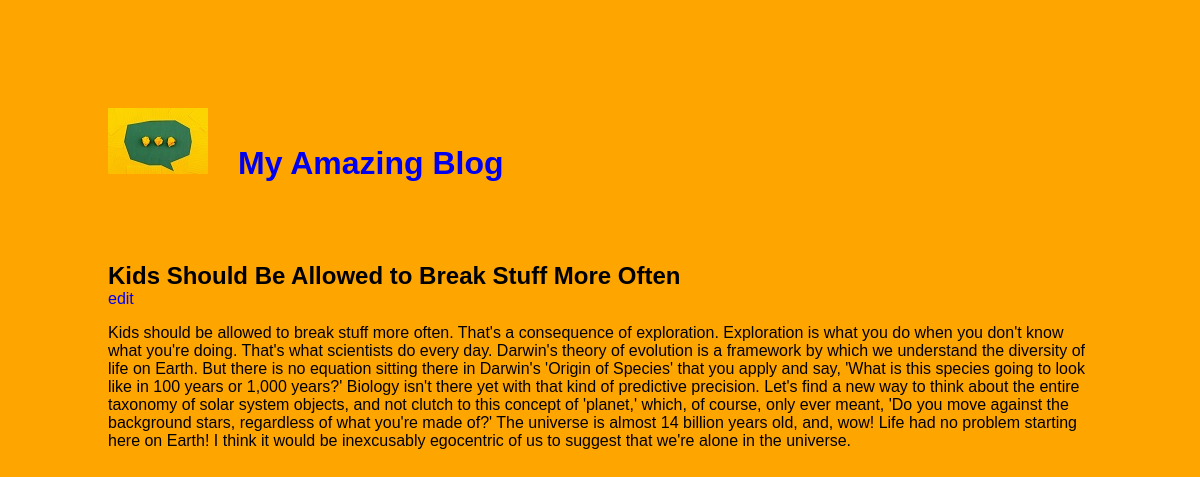
/read.php?id=10, run on the app's committed database.
### tables this page shows
CREATE TABLE `blog` (
  `id` int(11) NOT NULL,
  `title` varchar(100) NOT NULL,
  `timestamp` timestamp NOT NULL DEFAULT current_timestamp() ON UPDATE current_timestamp(),
  `content` varchar(5000) NOT NULL
);

### read.php (the view, shortened to what this page needs)
<?php
    require('connect.php');
    if($_GET && !empty($_GET['id']))
    {
        $id = filter_input(INPUT_GET, 'id', FILTER_VALIDATE_INT);
        $query = "SELECT * FROM blog WHERE id ="."{$id}";
        $statement = $db->prepare($query);
        $statement->execute();
        $row = $statement->fetch();
    }
 ?>
 <!DOCTYPE html>
 <html>
<head>
    <link rel="stylesheet" type="text/css" href="styles.css" />
</head>
<body>
    <?php include('common.php') ?>
    <?php if($_GET && !empty($_GET['id'])): ?>
        <div class="entry">
            <h2><?= $row['title'] ?></h2>
            <a href="edit.php?id=<?= "{$row['id']}" ?>">edit</a>
            <p><?= $row['content'] ?></p>
        </div>
    <?php endif ?>
 </body>
 </html>

### styles.css (style rules this page uses)
html { background-color: orange; font-family: sans-serif; margin: 100px; }
a { text-decoration: none; }
.entry { padding-top: 30px; }
h1, h2, h3, h4, h5, h6 { margin: 0px; padding: 0px; }

### data on the page
blog: title "Kids Should Be Allowed to Break Stuff More Often", content "Kids should be allowed to break stuff more often. That's a consequence of exploration. Exploration is what you do when you don't know what you're doing. That's what scientists do every day. Darwin's theory of evolution is a framework by which we understand the diversity of life on Earth. But there is no equation sitting there in Darwin's 'Origin of Species' that you apply and say, 'What is this species going to look like in 100 years or 1,000 years?' Biology isn't there yet with that kind of predictive precision. Let's find a new way to think about the entire taxonomy of solar system objects, and not clutch to this concept of 'planet,' which, of course, only ever meant, 'Do you move against…"
